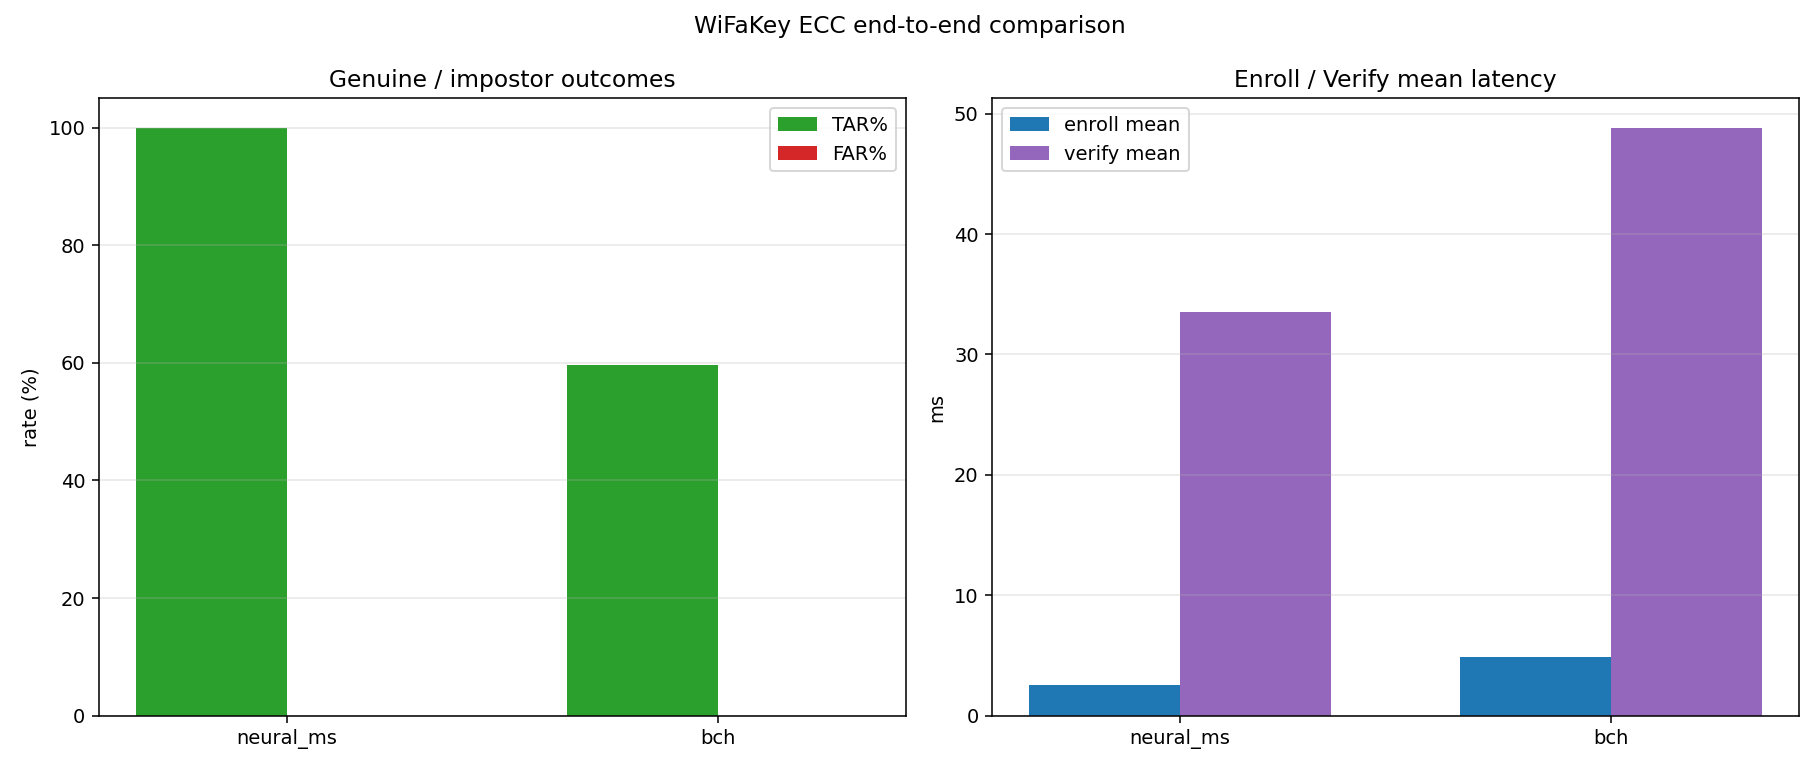

Write Python code to recreate this figure.
"""End-to-end TAR, FAR, and timing benchmark for WiFaKey ECC pipelines.

Default: two handlers only (same biometric front-end: FaceProcessor + AdaFace +
M_matrix + LSSC + Bernoulli kappa mask):

    * neural_ms : wifakey_module.wifakey_handler.WiFaKeyHandler
    * bch       : wifakey_module.wifakey_handler_bch.WiFaKeyBCHHandler

Phase 1 caches AdaFace embeddings once for the whole dataset; phase 2 then
runs each handler over the same embeddings so face detection + AdaFace cost
is paid only once.

Metrics per handler:
    * intra (genuine) pairs i<j of every user      -> TAR only (no FRR column)
    * inter (impostor) pairs sampled across users  -> FAR
    * mean / p50 / p95 of enroll() and verify() ms

Usage (from WiFaKey_252):

    python test_ACC_compare.py --max-users 5 --max-images 3 --inter-pairs 50 \
        --out test_ACC_compare.json --plot test_ACC_compare.png

For full dataset, drop --max-users / --max-images.
"""

from __future__ import annotations

import argparse
import gc
import glob
import json
import os
import random
import sys
import time
from typing import Any, Dict, List, Optional, Tuple

import numpy as np


DEFAULT_DATASET_ROOT = r"G:\archive_3\Selfies ID Images dataset"
DEFAULT_HANDLERS = ["neural_ms", "bch"]
ALLOWED_HANDLERS = frozenset({"neural_ms", "bch"})


def parse_args() -> argparse.Namespace:
    p = argparse.ArgumentParser(description=__doc__.split("\n\n")[0])
    p.add_argument("--dataset-root", type=str, default=DEFAULT_DATASET_ROOT)
    p.add_argument("--image-glob", type=str, default="*.jpg")
    p.add_argument("--max-users", type=int, default=0,
                   help="Process at most N users (0 = all).")
    p.add_argument("--max-images", type=int, default=0,
                   help="Process at most N images per user (0 = all).")
    p.add_argument("--inter-pairs", type=int, default=1000,
                   help="Sampled impostor pairs per handler (FAR).")
    p.add_argument("--seed", type=int, default=42)
    p.add_argument(
        "--handlers", type=str, default=",".join(DEFAULT_HANDLERS),
        help="Comma-separated handlers (default: neural_ms,bch).",
    )
    p.add_argument("--cache", type=str, default="embeddings_cache.npz",
                   help="Path to cache AdaFace embeddings (.npz).")
    p.add_argument("--use-cache", action="store_true",
                   help="If set and --cache file exists, skip face/AdaFace step.")
    p.add_argument("--rebuild-cache", action="store_true",
                   help="Force rerun face/AdaFace even if --cache file exists.")
    p.add_argument("--out", type=str, default="test_ACC_compare.json")
    p.add_argument("--plot", type=str, default="test_ACC_compare.png",
                   help="Output PNG (empty disables plotting).")
    p.add_argument("--ctx-id", type=int, default=0,
                   help="FaceProcessor ctx_id (0=GPU, -1=CPU).")
    p.add_argument("--adaface-device", type=str, default="cuda")
    p.add_argument("--confidence-threshold", type=float, default=0.7)
    p.add_argument("--quiet-handler-prints", action="store_true",
                   help="Silence handler.verify built-in prints (Neural-MS).")
    return p.parse_args()


def list_user_folders(root: str, max_users: int) -> List[str]:
    if not os.path.isdir(root):
        raise FileNotFoundError(f"Dataset root not found: {root}")
    subs = [f.path for f in os.scandir(root) if f.is_dir()]
    numeric = [s for s in subs if os.path.basename(s).isdigit()]
    if numeric:
        numeric.sort(key=lambda p: int(os.path.basename(p)))
        subs = numeric
    else:
        subs.sort()
    if max_users > 0:
        subs = subs[:max_users]
    return subs


def extract_embeddings(
    folders: List[str],
    image_glob: str,
    max_images: int,
    fp: Any,
    ada: Any,
) -> Tuple[Dict[str, List[Dict[str, Any]]], Dict[str, int]]:
    """Returns ({user_id: [{name, vector}]}, status_counts)."""
    import cv2

    out: Dict[str, List[Dict[str, Any]]] = {}
    status_counts: Dict[str, int] = {}

    t0 = time.perf_counter()
    for idx, folder in enumerate(folders, 1):
        uid = os.path.basename(folder)
        paths = sorted(glob.glob(os.path.join(folder, image_glob)))
        if max_images > 0:
            paths = paths[:max_images]
        valid: List[Dict[str, Any]] = []

        for p in paths:
            img = cv2.imread(p)
            if img is None:
                status_counts["read_failed"] = status_counts.get("read_failed", 0) + 1
                continue
            aligned, status = fp.process(img)
            status_counts[status] = status_counts.get(status, 0) + 1
            if aligned is None:
                continue
            try:
                vec = ada.get_feature_vector(aligned).astype(np.float32)
            except Exception:
                status_counts["adaface_failed"] = status_counts.get("adaface_failed", 0) + 1
                continue
            valid.append({"name": os.path.basename(p), "vector": vec})
            status_counts["used"] = status_counts.get("used", 0) + 1

        out[uid] = valid
        if idx % 10 == 0 or idx == len(folders):
            elapsed = time.perf_counter() - t0
            print(
                f"  [{idx:>4}/{len(folders)}] user {uid}: kept {len(valid)} imgs"
                f"  | elapsed {elapsed:.1f}s"
            )
    return out, status_counts


def save_cache(path: str, embeddings: Dict[str, List[Dict[str, Any]]]) -> None:
    user_ids: List[str] = []
    names: List[str] = []
    vectors: List[np.ndarray] = []
    counts: List[int] = []
    for uid, items in embeddings.items():
        counts.append(len(items))
        user_ids.append(uid)
        for it in items:
            names.append(it["name"])
            vectors.append(it["vector"])
    if vectors:
        vec_arr = np.stack(vectors).astype(np.float32)
    else:
        vec_arr = np.zeros((0, 0), dtype=np.float32)
    np.savez(
        path,
        user_ids=np.array(user_ids, dtype=object),
        counts=np.array(counts, dtype=np.int64),
        names=np.array(names, dtype=object),
        vectors=vec_arr,
    )
    print(f"[cache] saved {sum(counts)} embeddings for {len(user_ids)} users to {path}")


def load_cache(path: str) -> Dict[str, List[Dict[str, Any]]]:
    data = np.load(path, allow_pickle=True)
    user_ids = list(data["user_ids"])
    counts = list(data["counts"])
    names = list(data["names"])
    vectors = data["vectors"]
    out: Dict[str, List[Dict[str, Any]]] = {}
    pos = 0
    name_pos = 0
    for uid, c in zip(user_ids, counts):
        items = []
        for _ in range(int(c)):
            items.append({"name": str(names[name_pos]), "vector": vectors[pos]})
            pos += 1
            name_pos += 1
        out[str(uid)] = items
    print(f"[cache] loaded {pos} embeddings for {len(user_ids)} users from {path}")
    return out


def percentile(values: List[float], q: float) -> float:
    if not values:
        return float("nan")
    arr = np.asarray(values, dtype=np.float64)
    return float(np.percentile(arr, q * 100.0))


def time_summary(values_ms: List[float]) -> Dict[str, float]:
    if not values_ms:
        return {"mean_ms": float("nan"), "p50_ms": float("nan"),
                "p95_ms": float("nan"), "count": 0}
    arr = np.asarray(values_ms, dtype=np.float64)
    return {
        "mean_ms": float(arr.mean()),
        "p50_ms": float(np.percentile(arr, 50.0)),
        "p95_ms": float(np.percentile(arr, 95.0)),
        "count": int(arr.size),
    }


def build_handler(name: str):
    if name == "neural_ms":
        from wifakey_module.wifakey_handler import WiFaKeyHandler
        return WiFaKeyHandler()
    if name == "bch":
        from wifakey_module.wifakey_handler_bch import WiFaKeyBCHHandler
        return WiFaKeyBCHHandler()
    raise ValueError(f"Unknown handler: {name}")


def teardown_handler(handler) -> None:
    try:
        if hasattr(handler, "sess") and handler.sess is not None:
            handler.sess.close()
    except Exception:
        pass
    try:
        del handler
    except Exception:
        pass
    gc.collect()
    # Reset TF graph to free memory between handlers (Neural-MS uses TF1).
    try:
        import tensorflow.compat.v1 as tf  # noqa
        tf.reset_default_graph()
    except Exception:
        pass


def evaluate_handler(
    name: str,
    handler,
    embeddings: Dict[str, List[Dict[str, Any]]],
    inter_pairs: int,
    rng: random.Random,
) -> Dict[str, Any]:
    print(f"\n{'='*70}\nEvaluating handler: {name}\n{'='*70}")

    intra_pairs = 0
    intra_success = 0
    intra_fail = 0
    enroll_ms: List[float] = []
    verify_intra_ms: List[float] = []
    fail_examples: List[str] = []

    user_ids = sorted(embeddings.keys())
    user_ids_with_data = [u for u in user_ids if len(embeddings[u]) >= 1]

    # Warm-up to avoid penalising the first measurement.
    if user_ids_with_data:
        first_emb = embeddings[user_ids_with_data[0]][0]["vector"]
        try:
            hd, mr, kh = handler.enroll(first_emb)
            handler.verify(first_emb, hd, mr, kh)
        except Exception as exc:
            print(f"[warn] warm-up failed for {name}: {exc}")

    # ---- intra pairs (TAR) ----
    for uid in user_ids_with_data:
        items = embeddings[uid]
        if len(items) < 2:
            continue
        for i in range(len(items)):
            try:
                t0 = time.perf_counter()
                helper, mask_r, key_hash = handler.enroll(items[i]["vector"])
                enroll_ms.append((time.perf_counter() - t0) * 1000.0)
            except Exception as exc:
                fail_examples.append(f"enroll user={uid} img={items[i]['name']} err={exc}")
                continue
            for j in range(i + 1, len(items)):
                intra_pairs += 1
                try:
                    t0 = time.perf_counter()
                    ok = handler.verify(items[j]["vector"], helper, mask_r, key_hash)
                    verify_intra_ms.append((time.perf_counter() - t0) * 1000.0)
                except Exception as exc:
                    intra_fail += 1
                    fail_examples.append(
                        f"verify_intra user={uid} {items[i]['name']}->{items[j]['name']} err={exc}"
                    )
                    continue
                if ok:
                    intra_success += 1
                else:
                    intra_fail += 1
                    if len(fail_examples) < 30:
                        fail_examples.append(
                            f"intra_reject user={uid} {items[i]['name']}->{items[j]['name']}"
                        )

    tar = (intra_success / intra_pairs) if intra_pairs else float("nan")
    print(f"  intra pairs={intra_pairs}  TAR={tar*100:.2f}%")

    # ---- inter pairs (FAR) ----
    inter_attempts = 0
    inter_false_accept = 0
    verify_inter_ms: List[float] = []
    eligible_users = [u for u in user_ids_with_data if len(embeddings[u]) >= 1]
    if len(eligible_users) >= 2 and inter_pairs > 0:
        seen: set = set()
        target = inter_pairs
        attempts_cap = max(target * 40, 200)
        attempts = 0
        while inter_attempts < target and attempts < attempts_cap:
            attempts += 1
            victim, impostor = rng.sample(eligible_users, 2)
            i_v = 0  # enroll always uses the first valid image of the victim
            j = rng.randrange(len(embeddings[impostor]))
            key = (victim, i_v, impostor, j)
            if key in seen:
                continue
            seen.add(key)
            try:
                helper, mask_r, key_hash = handler.enroll(embeddings[victim][i_v]["vector"])
            except Exception:
                continue
            try:
                t0 = time.perf_counter()
                ok = handler.verify(
                    embeddings[impostor][j]["vector"], helper, mask_r, key_hash
                )
                verify_inter_ms.append((time.perf_counter() - t0) * 1000.0)
            except Exception:
                continue
            inter_attempts += 1
            if ok:
                inter_false_accept += 1
    far = (inter_false_accept / inter_attempts) if inter_attempts else float("nan")
    print(
        f"  inter pairs={inter_attempts}  FAR={far*100:.4f}%  (FA={inter_false_accept})"
    )

    enroll_summary = time_summary(enroll_ms)
    verify_intra_summary = time_summary(verify_intra_ms)
    verify_inter_summary = time_summary(verify_inter_ms)
    print(
        f"  enroll  mean={enroll_summary['mean_ms']:.2f} ms"
        f"  p95={enroll_summary['p95_ms']:.2f} ms"
    )
    print(
        f"  verify (intra) mean={verify_intra_summary['mean_ms']:.2f} ms"
        f"  p95={verify_intra_summary['p95_ms']:.2f} ms"
    )

    return {
        "handler": name,
        "n": int(getattr(handler, "feature_length", -1)),
        "k": int(getattr(handler, "key_length", -1)),
        "rate": float(getattr(handler, "rate", float("nan")))
        if hasattr(handler, "rate") else None,
        "kappa": float(getattr(handler, "kappa", float("nan"))),
        "intra": {
            "pairs": intra_pairs,
            "success": intra_success,
            "fail": intra_fail,
            "tar": tar,
        },
        "inter": {
            "pairs": inter_attempts,
            "false_accept": inter_false_accept,
            "far": far,
        },
        "time": {
            "enroll_ms": enroll_summary,
            "verify_intra_ms": verify_intra_summary,
            "verify_inter_ms": verify_inter_summary,
        },
        "fail_examples": fail_examples[:50],
    }


def print_compare_table(runs: List[Dict[str, Any]]) -> None:
    print("\n" + "=" * 92)
    print("END-TO-END COMPARISON")
    print("=" * 92)
    header = (
        f"{'handler':<12} {'n':>5} {'k':>5} {'rate':>7} "
        f"{'TAR%':>7} {'FAR%':>8} "
        f"{'enroll ms':>10} {'verify ms':>10}"
    )
    print(header)
    print("-" * len(header))
    for r in runs:
        rate = r.get("rate")
        rate_str = f"{rate:.4f}" if isinstance(rate, float) else "  --  "
        tar = r["intra"].get("tar", float("nan")) * 100
        far = r["inter"].get("far", float("nan")) * 100
        em = r["time"]["enroll_ms"].get("mean_ms", float("nan"))
        vm = r["time"]["verify_intra_ms"].get("mean_ms", float("nan"))
        print(
            f"{r['handler']:<12} {r['n']:>5} {r['k']:>5} {rate_str:>7} "
            f"{tar:>7.2f} {far:>8.4f} "
            f"{em:>10.2f} {vm:>10.2f}"
        )


def render_plot(out_path: str, runs: List[Dict[str, Any]]) -> None:
    import matplotlib
    matplotlib.use("Agg")
    import matplotlib.pyplot as plt

    handlers = [r["handler"] for r in runs]
    tar = [r["intra"].get("tar", float("nan")) * 100 for r in runs]
    far = [r["inter"].get("far", float("nan")) * 100 for r in runs]
    enroll_ms = [r["time"]["enroll_ms"].get("mean_ms", float("nan")) for r in runs]
    verify_ms = [r["time"]["verify_intra_ms"].get("mean_ms", float("nan")) for r in runs]

    fig, axes = plt.subplots(1, 2, figsize=(13, 5.5))
    x = np.arange(len(handlers))
    width = 0.35

    ax0 = axes[0]
    ax0.bar(x - width / 2, tar, width, label="TAR%", color="tab:green")
    ax0.bar(x + width / 2, far, width, label="FAR%", color="tab:red")
    ax0.set_xticks(x)
    ax0.set_xticklabels(handlers)
    ax0.set_ylabel("rate (%)")
    ax0.set_title("Genuine / impostor outcomes")
    ax0.grid(True, axis="y", alpha=0.3)
    ax0.legend()

    ax1 = axes[1]
    ax1.bar(x - width / 2, enroll_ms, width, label="enroll mean", color="tab:blue")
    ax1.bar(x + width / 2, verify_ms, width, label="verify mean", color="tab:purple")
    ax1.set_xticks(x)
    ax1.set_xticklabels(handlers)
    ax1.set_ylabel("ms")
    ax1.set_title("Enroll / Verify mean latency")
    ax1.grid(True, axis="y", alpha=0.3)
    ax1.legend()

    fig.suptitle("WiFaKey ECC end-to-end comparison", fontsize=12)
    fig.tight_layout()
    fig.savefig(out_path, dpi=140)
    plt.close(fig)


def maybe_quiet_handler_prints():
    """Optionally suppress the print() inside WiFaKeyHandler.verify."""
    import builtins
    real_print = builtins.print

    def filtered(*args, **kwargs):
        if args and isinstance(args[0], str) and (
            args[0].startswith("[WiFaKey] Verify ")
        ):
            return
        return real_print(*args, **kwargs)
    builtins.print = filtered


def main() -> int:
    args = parse_args()

    here = os.path.dirname(os.path.abspath(__file__))
    if here not in sys.path:
        sys.path.insert(0, here)

    rng = random.Random(args.seed)
    np.random.seed(args.seed)

    handler_names = [h.strip() for h in args.handlers.split(",") if h.strip()]
    for h in handler_names:
        if h not in ALLOWED_HANDLERS:
            raise SystemExit(
                f"Unknown handler: {h}. Choose from {sorted(ALLOWED_HANDLERS)}."
            )

    cache_path = (
        args.cache if os.path.isabs(args.cache) else os.path.join(here, args.cache)
    )

    embeddings: Dict[str, List[Dict[str, Any]]]
    status_counts: Dict[str, int] = {}
    if args.use_cache and not args.rebuild_cache and os.path.exists(cache_path):
        embeddings = load_cache(cache_path)
    else:
        folders = list_user_folders(args.dataset_root, args.max_users)
        print(f"[info] Dataset root : {args.dataset_root}")
        print(f"[info] User folders : {len(folders)}")

        print("[init] FaceProcessor ...")
        from vision_module.face_processor import FaceProcessor
        fp = FaceProcessor(
            ctx_id=args.ctx_id,
            confidence_threshold=args.confidence_threshold,
        )
        print("[init] AdaFaceExtractor ...")
        from feature_extractor.adaface_handler import AdaFaceExtractor
        ada = AdaFaceExtractor(device=args.adaface_device)

        embeddings, status_counts = extract_embeddings(
            folders, args.image_glob, args.max_images, fp, ada
        )
        try:
            save_cache(cache_path, embeddings)
        except Exception as exc:
            print(f"[warn] could not save cache: {exc}")

        # Free face/AdaFace before loading WiFaKey handlers.
        try:
            del fp, ada
        except Exception:
            pass
        gc.collect()

    n_users_with_bits = sum(1 for v in embeddings.values() if len(v) > 0)
    n_total_imgs = sum(len(v) for v in embeddings.values())
    print(
        f"[info] users with embeddings: {n_users_with_bits}, total images: {n_total_imgs}"
    )

    if args.quiet_handler_prints:
        maybe_quiet_handler_prints()

    runs: List[Dict[str, Any]] = []
    for name in handler_names:
        try:
            handler = build_handler(name)
        except Exception as exc:
            print(f"[error] failed to build handler {name}: {exc}")
            continue
        try:
            run = evaluate_handler(
                name, handler, embeddings, args.inter_pairs, rng
            )
            runs.append(run)
        finally:
            teardown_handler(handler)

    print_compare_table(runs)

    payload = {
        "config": {
            "dataset_root": args.dataset_root,
            "image_glob": args.image_glob,
            "max_users": args.max_users,
            "max_images": args.max_images,
            "inter_pairs": args.inter_pairs,
            "seed": args.seed,
            "handlers": handler_names,
        },
        "stats": {
            "users_with_embeddings": n_users_with_bits,
            "images_total": n_total_imgs,
            "extract_status_counts": status_counts,
        },
        "runs": runs,
    }

    out_path = args.out if os.path.isabs(args.out) else os.path.join(here, args.out)
    with open(out_path, "w") as f:
        json.dump(payload, f, indent=2, default=lambda o: float(o)
                  if isinstance(o, (np.floating,))
                  else int(o) if isinstance(o, (np.integer,)) else o)
    print(f"\n[info] JSON written to {out_path}")

    if args.plot:
        plot_path = args.plot if os.path.isabs(args.plot) else os.path.join(here, args.plot)
        try:
            render_plot(plot_path, runs)
            print(f"[info] Plot saved to {plot_path}")
        except Exception as exc:
            print(f"[warn] failed to plot: {exc}")

    return 0


if __name__ == "__main__":
    raise SystemExit(main())
